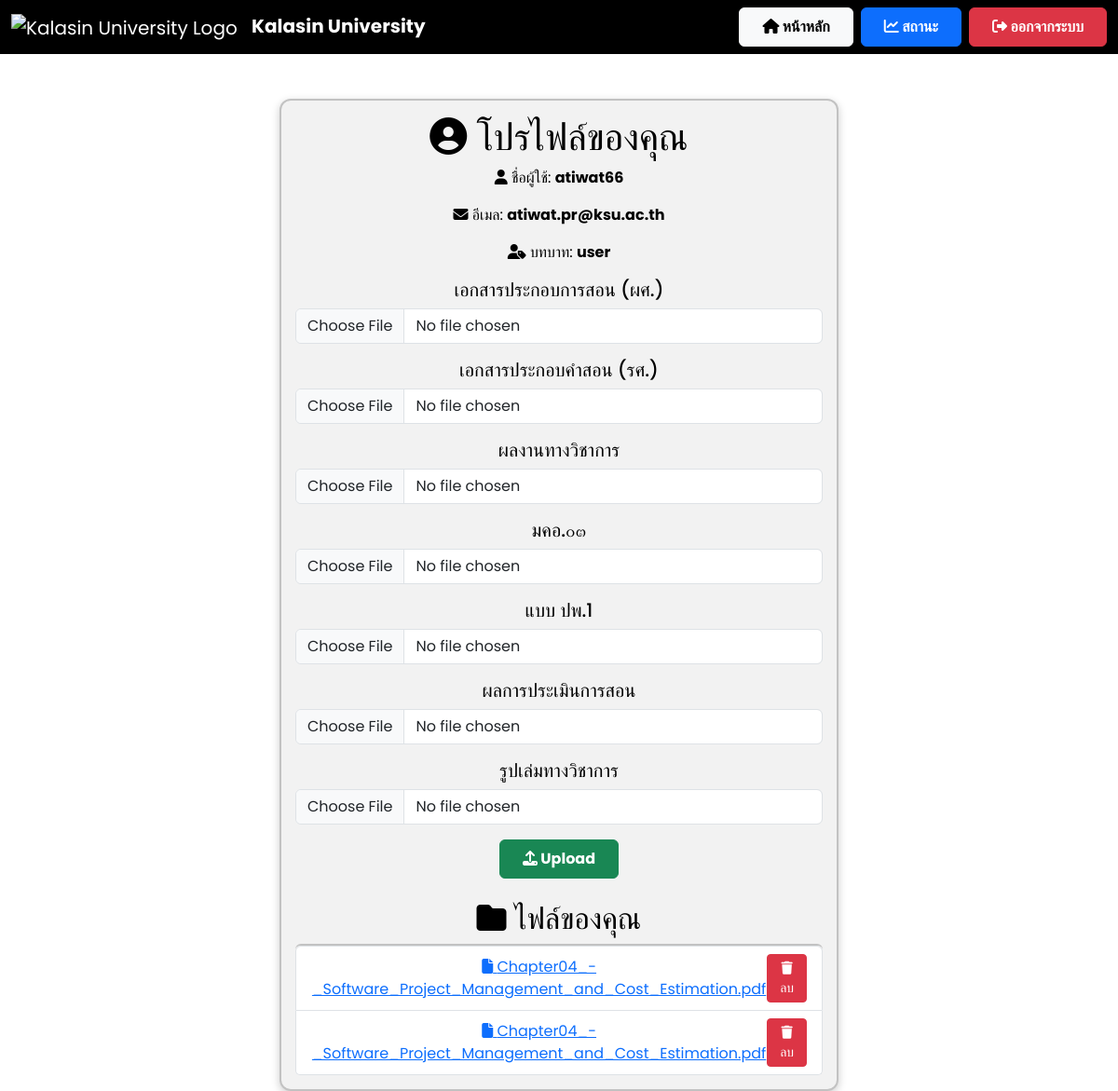
The app's page /profile (signed in), older data.
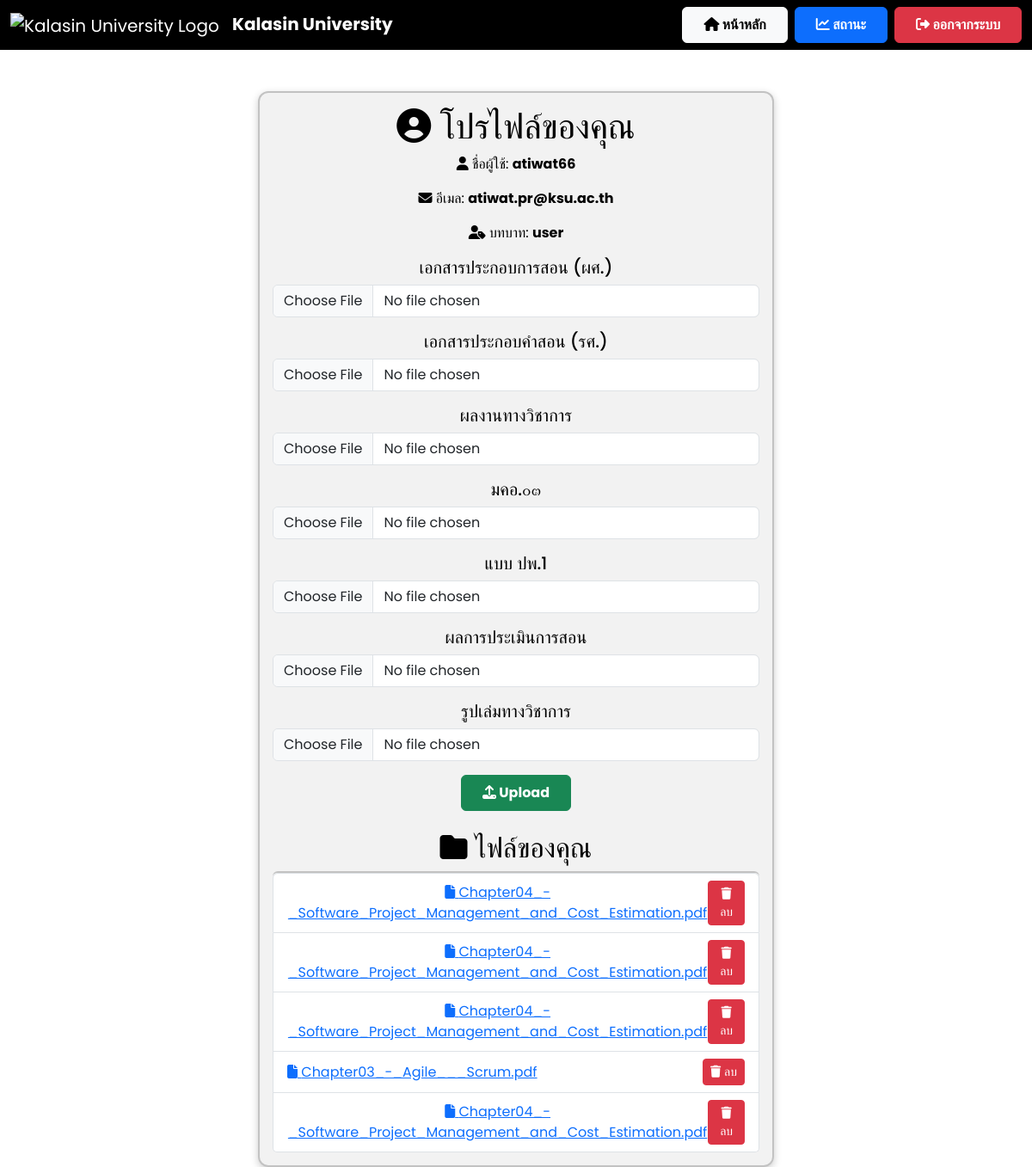
The same page, newer data.
### app.py (models this page shows)
class File(db.Model):
    id = db.Column(db.Integer, primary_key=True)
    filename = db.Column(db.String(255), nullable=False)
    file_path = db.Column(db.String(255), nullable=True)  # ✅ เพิ่มฟิลด์นี้
    status = db.Column(db.String(50), nullable=False, default="รอตรวจสอบ")
    comment = db.Column(db.Text, nullable=True)
    user_id = db.Column(db.Integer, db.ForeignKey('user.id'), nullable=False)

### app.py (the view)
@app.route('/profile')
def profile():
    if 'user_id' not in session:
        return redirect(url_for('login'))
    user = User.query.get(session['user_id'])
    files = File.query.filter_by(user_id=user.id).all()
    return render_template('profile.html', username=user.username, email=user.email, role=user.role, files=files)

### templates/profile.html (shortened to what the changed rows need)
<!DOCTYPE html>
<html lang="th">
<head>
    <link href="https://cdn.jsdelivr.net/npm/bootstrap@5.3.3/dist/css/bootstrap.min.css" rel="stylesheet">
    <link rel="stylesheet" href="https://cdnjs.cloudflare.com/ajax/libs/font-awesome/6.4.2/css/all.min.css">
</head>
<body>
    <div class="container mt-5">
        <div class="card text-center">
            <h1><i class="fas fa-user-circle"></i> โปรไฟล์ของคุณ</h1>
            <h2 class="mt-4"><i class="fas fa-folder"></i> ไฟล์ของคุณ</h2>
            <ul class="list-group">
                {% for file in files %}
                <li class="list-group-item d-flex justify-content-between align-items-center">
                    <a href="{{ url_for('view_file', filename=file.filename) }}" target="_blank">
                        <i class="fas fa-file"></i> {{ file.filename }}
                    </a>
                    <a href="{{ url_for('delete_file', file_id=file.id) }}" class="btn btn-danger btn-sm">
                        <i class="fas fa-trash"></i> ลบ
                    </a>
                </li>
                {% endfor %}
            </ul>
        </div>
    </div>
</body>
</html>

Row changes from the older to the newer data that the page shows:
added File: filename "Chapter04_-_Software_Project_Management_and_Cost_Estimation.pdf"
added File: filename "Chapter03_-_Agile___Scrum.pdf"
added File: filename "Chapter04_-_Software_Project_Management_and_Cost_Estimation.pdf"
